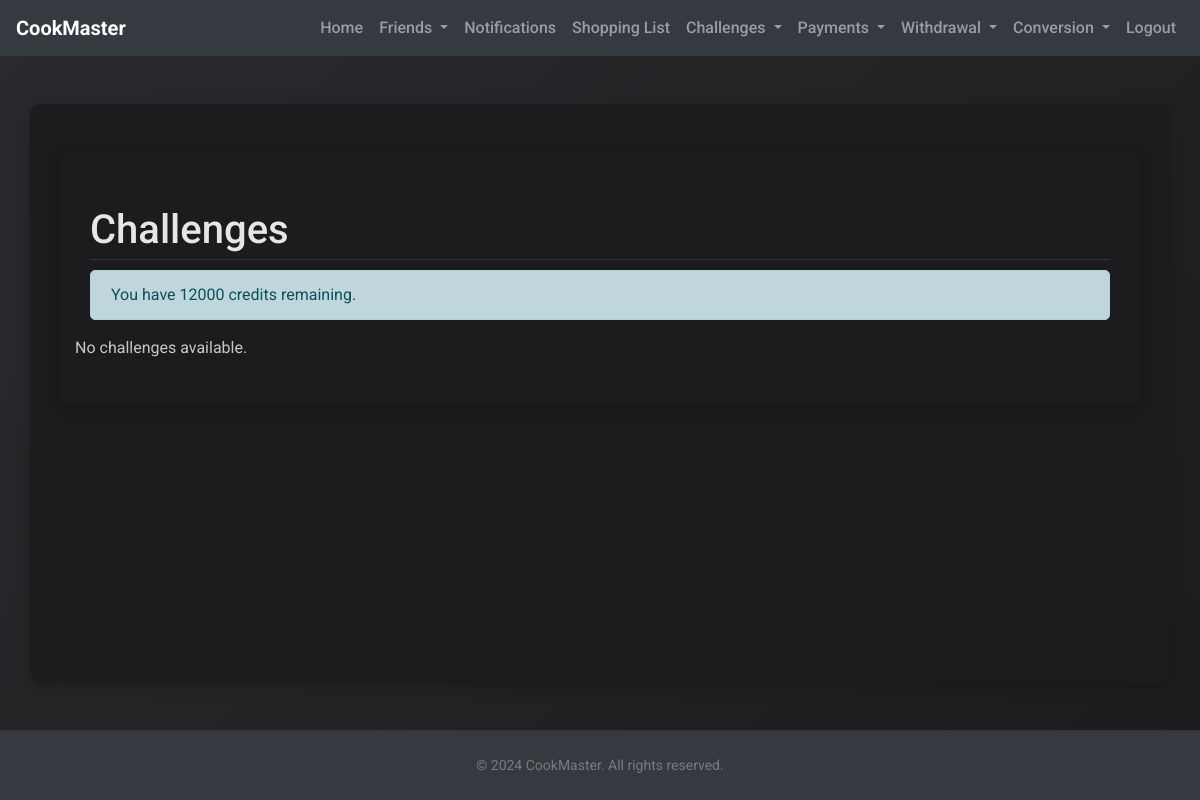
Page /challenges (signed in) on the earlier database version.
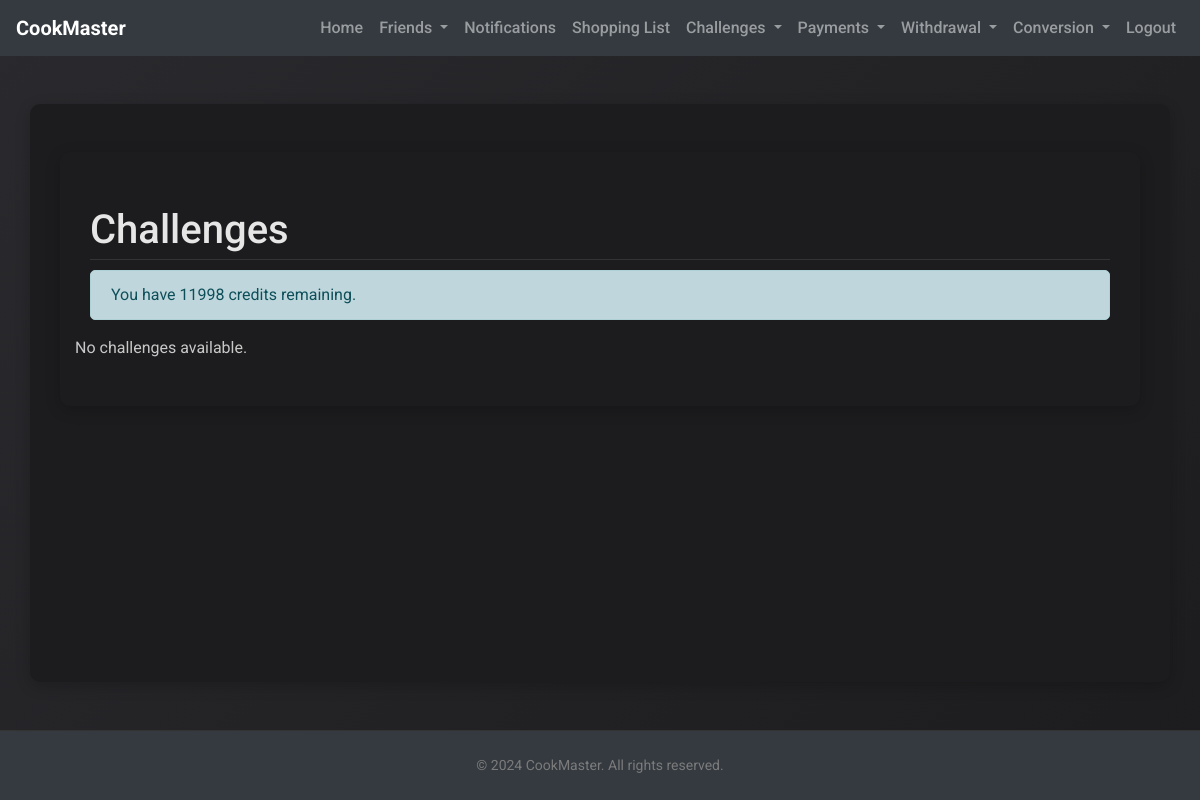
Same page on the later database version.
### app/models.py (models this page shows)
class User(db.Model, UserMixin):
    id = db.Column(db.Integer, primary_key=True)
    username = db.Column(db.String(20), unique=True, nullable=False)
    email = db.Column(db.String(120), unique=True, nullable=False)
    password = db.Column(db.String(60), nullable=False)
    role = db.Column(db.String(10), nullable=False, default='user')
    date_created = db.Column(db.DateTime, default=datetime.now(timezone.utc))
    completed_recipes = db.Column(db.Integer, default=0)
    recipes_created = db.Column(db.Integer, default=0)
    recipes_shared = db.Column(db.Integer, default=0)
    friends_connected = db.Column(db.Integer, default=0)
    shopping_lists_created = db.Column(db.Integer, default=0)
    conversion_tool_uses = db.Column(db.Integer, default=0)
    last_login = db.Column(db.DateTime, default=lambda: datetime.now(timezone.utc))
    credits = db.Column(db.Integer, default=0)
    tools = db.relationship('Tool', backref='owner', lazy=True, cascade="all, delete-orphan")
    posts = db.relationship('Post', backref='author', lazy=True, cascade="all, delete-orphan")
    created_challenges = db.relationship('Challenge', backref='creator', lazy=True, overlaps="challenge_creator,created_challenges")
    participated_challenges = db.relationship('ChallengeParticipant', backref='user_participation', lazy=True, overlaps="participant,challenges_participated")
    achievements = db.relationship('Achievement', backref='user', lazy=True, cascade="all, delete-orphan")

### app/user_routes.py (the view)
@user.route('/challenges')
@login_required
def challenges():
    challenges = Challenge.query.all()
    for challenge in challenges:
        if not challenge.ended and challenge.get_end_time() <= datetime.now(timezone.utc):
            challenge.ended = True
            db.session.add(challenge)
    db.session.commit()
    active_challenges = Challenge.query.filter_by(ended=False).all()
    joined_challenge_ids = [p.challenge_id for p in current_user.participations]
    challenge_data = [{
        'id': challenge.id,
        'name': challenge.name,
        'credits_required': challenge.credits_required,
        'time_remaining': max(0, (challenge.get_end_time() - datetime.now(timezone.utc)).total_seconds()),
        'icon': challenge.icon
    } for challenge in active_challenges]
    return render_template('challenges.html', challenges=challenge_data, joined_challenge_ids=joined_challenge_ids, remaining_credits=current_user.credits)

### app/__init__.py (called while the page is built)
@login_manager.user_loader
def load_user(user_id):
    from app.models import User
    return User.query.get(int(user_id))

### app/templates/challenges.html (shortened to what this page needs)
{% extends "base.html" %}
{% block content %}
  <div class="container">
    <h1 class="mt-4">Challenges</h1>
    <div class="alert alert-info" role="alert">
      You have {{ remaining_credits }} credits remaining.
    </div>
    <div class="row">
      {% for challenge in challenges %}
        <div class="col-md-4">
          <div class="card mb-4">
            <img src="{{ url_for('static', filename='challenges/' ~ challenge.icon) }}" alt="{{ challenge.name }}" class="card-img-top">
            <div class="card-body">
              <h5 class="card-title">{{ challenge.name }}</h5>
              <p class="card-text">Credits required: {{ challenge.credits_required }}</p>
              <p class="card-text">
                <strong>Ends in:</strong>
                <span class="countdown-timer" data-remaining-time="{{ challenge.time_remaining }}"></span>
              </p>
              {% if challenge.id in joined_challenge_ids %}
                <button class="btn btn-success" disabled>Challenge Joined</button>
              {% else %}
                <form method="POST" action="{{ url_for('user.join_challenge', challenge_id=challenge.id) }}">
                  <button type="submit" class="btn btn-primary">Join Challenge</button>
                </form>
              {% endif %}
            </div>
          </div>
        </div>
      {% else %}
        <p>No challenges available.</p>
      {% endfor %}
    </div>
  </div>
{% endblock %}

Differences in the rows shown:
changed User: credits "12000" → "11998"
